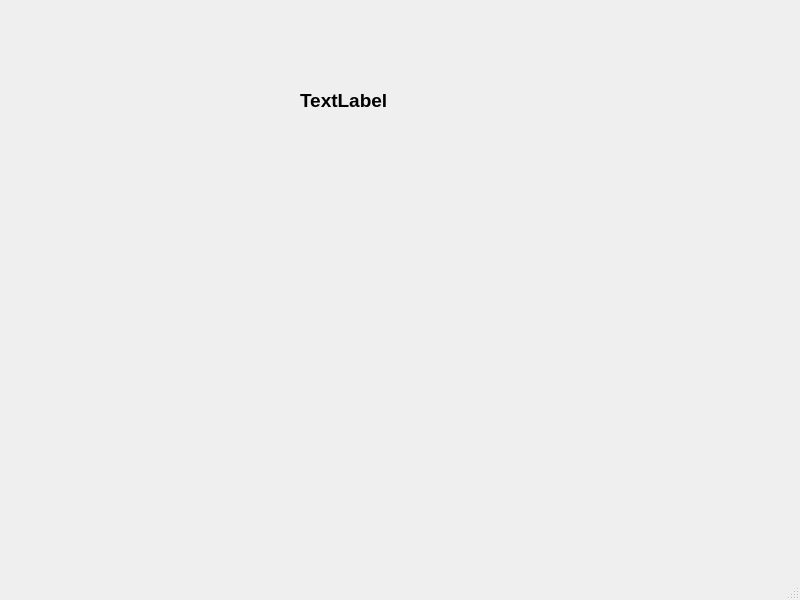
<?xml version="1.0" encoding="UTF-8"?>
<ui version="4.0">
 <class>MainWindow</class>
 <widget class="QMainWindow" name="MainWindow">
  <property name="geometry">
   <rect>
    <x>0</x>
    <y>0</y>
    <width>800</width>
    <height>600</height>
   </rect>
  </property>
  <property name="windowTitle">
   <string>MainWindow</string>
  </property>
  <widget class="QWidget" name="centralwidget">
   <widget class="QLabel" name="label">
    <property name="geometry">
     <rect>
      <x>300</x>
      <y>50</y>
      <width>161</width>
      <height>101</height>
     </rect>
    </property>
    <property name="font">
     <font>
      <pointsize>14</pointsize>
      <weight>75</weight>
      <bold>true</bold>
     </font>
    </property>
    <property name="text">
     <string>TextLabel</string>
    </property>
   </widget>
  </widget>
  <widget class="QMenuBar" name="menubar">
   <property name="geometry">
    <rect>
     <x>0</x>
     <y>0</y>
     <width>800</width>
     <height>26</height>
    </rect>
   </property>
  </widget>
  <widget class="QStatusBar" name="statusbar"/>
 </widget>
 <resources/>
 <connections/>
</ui>
